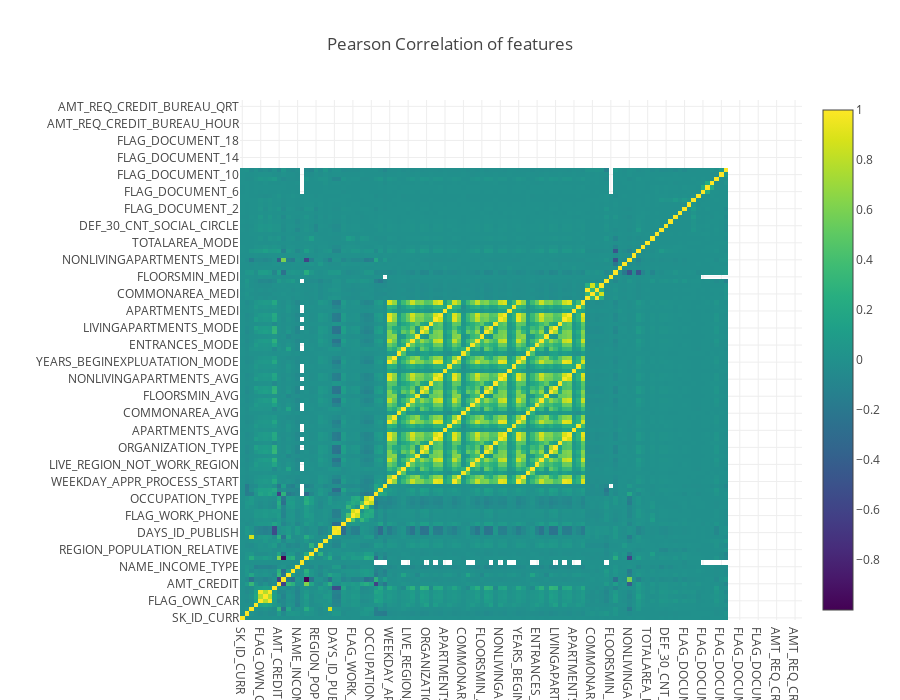

Source (notebook cell):
### Markdown cell above
## Pearson Correlation of features

### Code cell
def plot_heatmap(dataset):
    data = [
        go.Heatmap(
            z= dataset.corr().values,
            x=dataset.columns.values,
            y=dataset.columns.values,
            colorscale='Viridis',
            reversescale = False,
            text = True ,
            opacity = 1.0 )
    ]

    layout = go.Layout(
        title='Pearson Correlation of features',
        xaxis = dict(ticks='', nticks=36),
        yaxis = dict(ticks='' ),
        width = 900, height = 700,
    margin=dict(
        l=240,
    ),)

    fig = go.Figure(data=data, layout=layout)
    return py.iplot(fig, filename='labelled-heatmap')

plot_heatmap(train)

### Figure 1 — Plotly figure (JSON) as saved in the notebook; plotly's stock layout.template omitted (floating-point values rounded to 4 significant figures; data arrays with more than 128 entries replaced by an {"elided": "..."} marker saying what was removed)
{"data": [{"colorscale": "Viridis", "opacity": 1, "reversescale": false, "text": true, "type": "heatmap", "x": ["SK_ID_CURR", "TARGET", "NAME_CONTRACT_TYPE", "CODE_GENDER", "FLAG_OWN_CAR", "FLAG_OWN_REALTY", "CNT_CHILDREN", "AMT_INCOME_TOTAL", "AMT_CREDIT", "AMT_ANNUITY", "AMT_GOODS_PRICE", "NAME_TYPE_SUITE", "NAME_INCOME_TYPE", "NAME_EDUCATION_TYPE", "NAME_FAMILY_STATUS", "NAME_HOUSING_TYPE", "REGION_POPULATION_RELATIVE", "DAYS_BIRTH", "DAYS_EMPLOYED", "DAYS_REGISTRATION", "DAYS_ID_PUBLISH", "OWN_CAR_AGE", "FLAG_MOBIL", "FLAG_EMP_PHONE", "FLAG_WORK_PHONE", "FLAG_CONT_MOBILE", "FLAG_PHONE", "FLAG_EMAIL", "OCCUPATION_TYPE", "CNT_FAM_MEMBERS", "REGION_RATING_CLIENT", "REGION_RATING_CLIENT_W_CITY", "WEEKDAY_APPR_PROCESS_START", "HOUR_APPR_PROCESS_START", "REG_REGION_NOT_LIVE_REGION", "REG_REGION_NOT_WORK_REGION", "LIVE_REGION_NOT_WORK_REGION", "REG_CITY_NOT_LIVE_CITY", "REG_CITY_NOT_WORK_CITY", "LIVE_CITY_NOT_WORK_CITY", "ORGANIZATION_TYPE", "EXT_SOURCE_1", "EXT_SOURCE_2", "EXT_SOURCE_3", "APARTMENTS_AVG", "BASEMENTAREA_AVG", "YEARS_BEGINEXPLUATATION_AVG", "YEARS_BUILD_AVG", "COMMONAREA_AVG", "ELEVATORS_AVG", "ENTRANCES_AVG", "FLOORSMAX_AVG", "FLOORSMIN_AVG", "LANDAREA_AVG", "LIVINGAPARTMENTS_AVG", "LIVINGAREA_AVG", "NONLIVINGAPARTMENTS_AVG", "NONLIVINGAREA_AVG", "APARTMENTS_MODE", "BASEMENTAREA_MODE", "YEARS_BEGINEXPLUATATION_MODE", "YEARS_BUILD_MODE", "COMMONAREA_MODE", "ELEVATORS_MODE", "ENTRANCES_MODE", "FLOORSMAX_MODE", "FLOORSMIN_MODE", "LANDAREA_MODE", "LIVINGAPARTMENTS_MODE", "LIVINGAREA_MODE", "NONLIVINGAPARTMENTS_MODE", "NONLIVINGAREA_MODE", "APARTMENTS_MEDI", "BASEMENTAREA_MEDI", "YEARS_BEGINEXPLUATATION_MEDI", "YEARS_BUILD_MEDI", "COMMONAREA_MEDI", "ELEVATORS_MEDI", "ENTRANCES_MEDI", "FLOORSMAX_MEDI", "FLOORSMIN_MEDI", "LANDAREA_MEDI", "LIVINGAPARTMENTS_MEDI", "LIVINGAREA_MEDI", "NONLIVINGAPARTMENTS_MEDI", "NONLIVINGAREA_MEDI", "FONDKAPREMONT_MODE", "HOUSETYPE_MODE", "TOTALAREA_MODE", "WALLSMATERIAL_MODE", "EMERGENCYSTATE_MODE", "OBS_30_CNT_SOCIAL_CIRCLE", "DEF_30_CNT_SOCIAL_CIRCLE", "OBS_60_CNT_SOCIAL_CIRCLE", "DEF_60_CNT_SOCIAL_CIRCLE", "DAYS_LAST_PHONE_CHANGE", "FLAG_DOCUMENT_2", "FLAG_DOCUMENT_3", "FLAG_DOCUMENT_4", "FLAG_DOCUMENT_5", "FLAG_DOCUMENT_6", "FLAG_DOCUMENT_7", "FLAG_DOCUMENT_8", "FLAG_DOCUMENT_9", "FLAG_DOCUMENT_10", "FLAG_DOCUMENT_11", "FLAG_DOCUMENT_12", "FLAG_DOCUMENT_13", "FLAG_DOCUMENT_14", "FLAG_DOCUMENT_15", "FLAG_DOCUMENT_16", "FLAG_DOCUMENT_17", "FLAG_DOCUMENT_18", "FLAG_DOCUMENT_19", "FLAG_DOCUMENT_20", "FLAG_DOCUMENT_21", "AMT_REQ_CREDIT_BUREAU_HOUR", "AMT_REQ_CREDIT_BUREAU_DAY", "AMT_REQ_CREDIT_BUREAU_WEEK", "AMT_REQ_CREDIT_BUREAU_MON", "AMT_REQ_CREDIT_BUREAU_QRT", "AMT_REQ_CREDIT_BUREAU_YEAR"], "y": ["SK_ID_CURR", "TARGET", "NAME_CONTRACT_TYPE", "CODE_GENDER", "FLAG_OWN_CAR", "FLAG_OWN_REALTY", "CNT_CHILDREN", "AMT_INCOME_TOTAL", "AMT_CREDIT", "AMT_ANNUITY", "AMT_GOODS_PRICE", "NAME_TYPE_SUITE", "NAME_INCOME_TYPE", "NAME_EDUCATION_TYPE", "NAME_FAMILY_STATUS", "NAME_HOUSING_TYPE", "REGION_POPULATION_RELATIVE", "DAYS_BIRTH", "DAYS_EMPLOYED", "DAYS_REGISTRATION", "DAYS_ID_PUBLISH", "OWN_CAR_AGE", "FLAG_MOBIL", "FLAG_EMP_PHONE", "FLAG_WORK_PHONE", "FLAG_CONT_MOBILE", "FLAG_PHONE", "FLAG_EMAIL", "OCCUPATION_TYPE", "CNT_FAM_MEMBERS", "REGION_RATING_CLIENT", "REGION_RATING_CLIENT_W_CITY", "WEEKDAY_APPR_PROCESS_START", "HOUR_APPR_PROCESS_START", "REG_REGION_NOT_LIVE_REGION", "REG_REGION_NOT_WORK_REGION", "LIVE_REGION_NOT_WORK_REGION", "REG_CITY_NOT_LIVE_CITY", "REG_CITY_NOT_WORK_CITY", "LIVE_CITY_NOT_WORK_CITY", "ORGANIZATION_TYPE", "EXT_SOURCE_1", "EXT_SOURCE_2", "EXT_SOURCE_3", "APARTMENTS_AVG", "BASEMENTAREA_AVG", "YEARS_BEGINEXPLUATATION_AVG", "YEARS_BUILD_AVG", "COMMONAREA_AVG", "ELEVATORS_AVG", "ENTRANCES_AVG", "FLOORSMAX_AVG", "FLOORSMIN_AVG", "LANDAREA_AVG", "LIVINGAPARTMENTS_AVG", "LIVINGAREA_AVG", "NONLIVINGAPARTMENTS_AVG", "NONLIVINGAREA_AVG", "APARTMENTS_MODE", "BASEMENTAREA_MODE", "YEARS_BEGINEXPLUATATION_MODE", "YEARS_BUILD_MODE", "COMMONAREA_MODE", "ELEVATORS_MODE", "ENTRANCES_MODE", "FLOORSMAX_MODE", "FLOORSMIN_MODE", "LANDAREA_MODE", "LIVINGAPARTMENTS_MODE", "LIVINGAREA_MODE", "NONLIVINGAPARTMENTS_MODE", "NONLIVINGAREA_MODE", "APARTMENTS_MEDI", "BASEMENTAREA_MEDI", "YEARS_BEGINEXPLUATATION_MEDI", "YEARS_BUILD_MEDI", "COMMONAREA_MEDI", "ELEVATORS_MEDI", "ENTRANCES_MEDI", "FLOORSMAX_MEDI", "FLOORSMIN_MEDI", "LANDAREA_MEDI", "LIVINGAPARTMENTS_MEDI", "LIVINGAREA_MEDI", "NONLIVINGAPARTMENTS_MEDI", "NONLIVINGAREA_MEDI", "FONDKAPREMONT_MODE", "HOUSETYPE_MODE", "TOTALAREA_MODE", "WALLSMATERIAL_MODE", "EMERGENCYSTATE_MODE", "OBS_30_CNT_SOCIAL_CIRCLE", "DEF_30_CNT_SOCIAL_CIRCLE", "OBS_60_CNT_SOCIAL_CIRCLE", "DEF_60_CNT_SOCIAL_CIRCLE", "DAYS_LAST_PHONE_CHANGE", "FLAG_DOCUMENT_2", "FLAG_DOCUMENT_3", "FLAG_DOCUMENT_4", "FLAG_DOCUMENT_5", "FLAG_DOCUMENT_6", "FLAG_DOCUMENT_7", "FLAG_DOCUMENT_8", "FLAG_DOCUMENT_9", "FLAG_DOCUMENT_10", "FLAG_DOCUMENT_11", "FLAG_DOCUMENT_12", "FLAG_DOCUMENT_13", "FLAG_DOCUMENT_14", "FLAG_DOCUMENT_15", "FLAG_DOCUMENT_16", "FLAG_DOCUMENT_17", "FLAG_DOCUMENT_18", "FLAG_DOCUMENT_19", "FLAG_DOCUMENT_20", "FLAG_DOCUMENT_21", "AMT_REQ_CREDIT_BUREAU_HOUR", "AMT_REQ_CREDIT_BUREAU_DAY", "AMT_REQ_CREDIT_BUREAU_WEEK", "AMT_REQ_CREDIT_BUREAU_MON", "AMT_REQ_CREDIT_BUREAU_QRT", "AMT_REQ_CREDIT_BUREAU_YEAR"], "z": {"elided": "106x106 float values"}}], "layout": {"height": 700, "margin": {"l": 240}, "title": "Pearson Correlation of features", "width": 900, "xaxis": {"nticks": 36, "ticks": ""}, "yaxis": {"ticks": ""}}}
